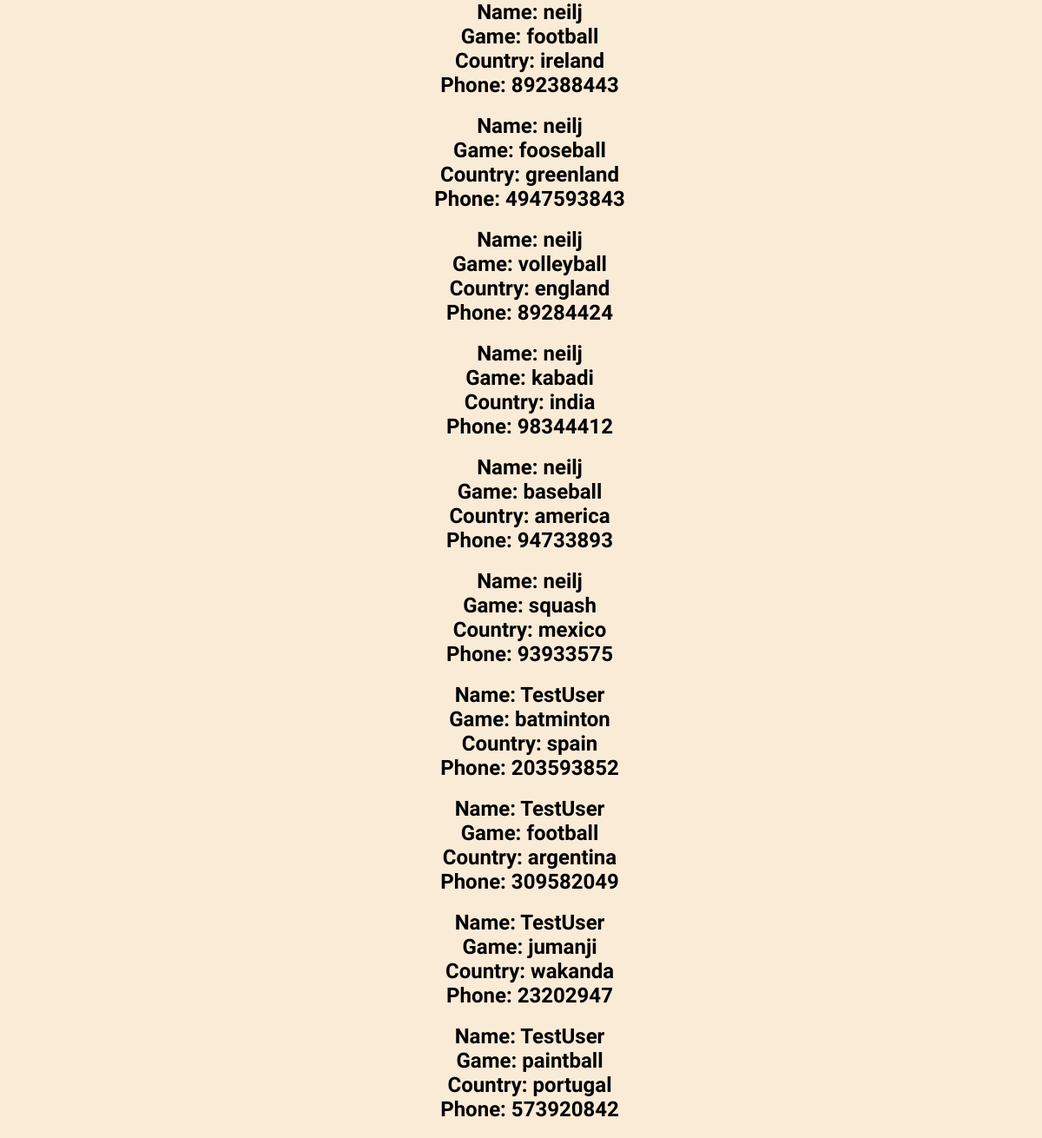
Screenshot of /details/ with the database file from the repository.
### app1/models.py (models this page shows, shortened)
class Post(models.Model):
    game    = models.CharField(max_length=100)
    country = models.CharField(max_length=100)
    phone   = models.BigIntegerField()
    time    = models.DateTimeField(default=timezone.now)
    name  = models.ForeignKey(User, on_delete=models.CASCADE) #create a one-to-many relationship beween user and associated posts.

### app1/views.py (the view)
# urls.py: path('details/',views.display, name="outputPage")
def display(request):
    context={
        'details': Post.objects.all(),
    }
    return render(request, 'app1/displayPage.html', context)

### app1/templates/app1/displayPage.html
{% extends 'app1/homePage.html' %}
{% block Content %}
    <div class="display_details">
        {% for item in details %}
            <h2>Name: {{ item.name }}</h2>
            <h2>Game: {{ item.game }}</h2>
            <h2>Country: {{ item.country }}</h2>
            <h2>Phone: {{ item.phone }}</h2><br>
        {% endfor %}
    </div>
{% endblock Content %}

### app1/templates/app1/homePage.html (shortened to what this page needs)
{% load static %}
<!DOCTYPE html>
<html>
    <head>
    {% block head %}
        <link rel="stylesheet" href="{% static 'app1/style.css' %}">
    {% endblock head %}
    </head>
    <body>
        {% block Content %}{% endblock Content %}
    </body>
</html>

### app1/static/app1/style.css (style rules this page uses)
* { margin: 0; padding: 0; box-sizing: border-box; }
.display_details { text-align: center; min-height: 50%; width: 100%; background: antiquewhite; font-family: 'Architects Daughter', cursive; }
.display_details h2 { margin-left: 20px; }

### rows the page displays
Post: name "neilj", game "football", country "ireland", phone "892388443"
Post: name "neilj", game "fooseball", country "greenland", phone "4947593843"
Post: name "neilj", game "volleyball", country "england", phone "89284424"
Post: name "neilj", game "kabadi", country "india", phone "98344412"
Post: name "neilj", game "baseball", country "america", phone "94733893"
Post: name "neilj", game "squash", country "mexico", phone "93933575"
Post: name "TestUser", game "batminton", country "spain", phone "203593852"
Post: name "TestUser", game "football", country "argentina", phone "309582049"
Post: name "TestUser", game "jumanji", country "wakanda", phone "23202947"
Post: name "TestUser", game "paintball", country "portugal", phone "573920842"
